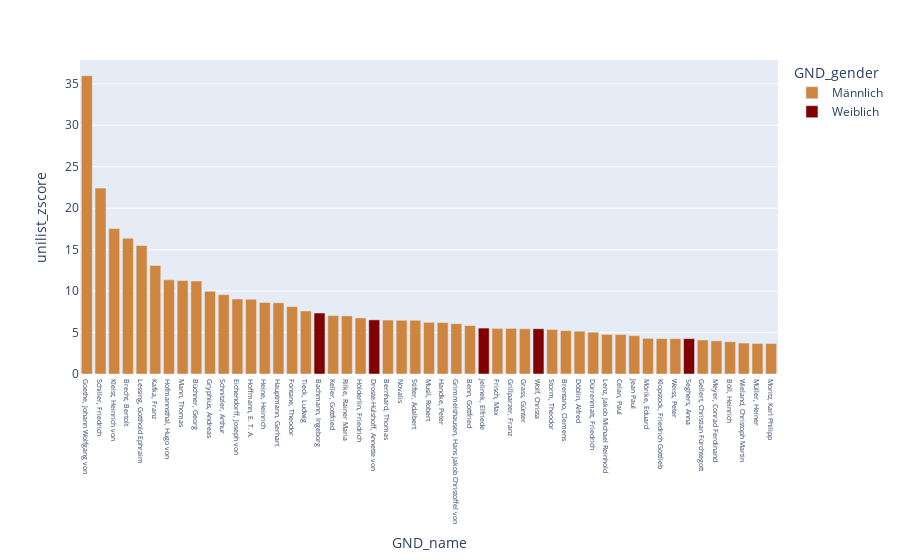
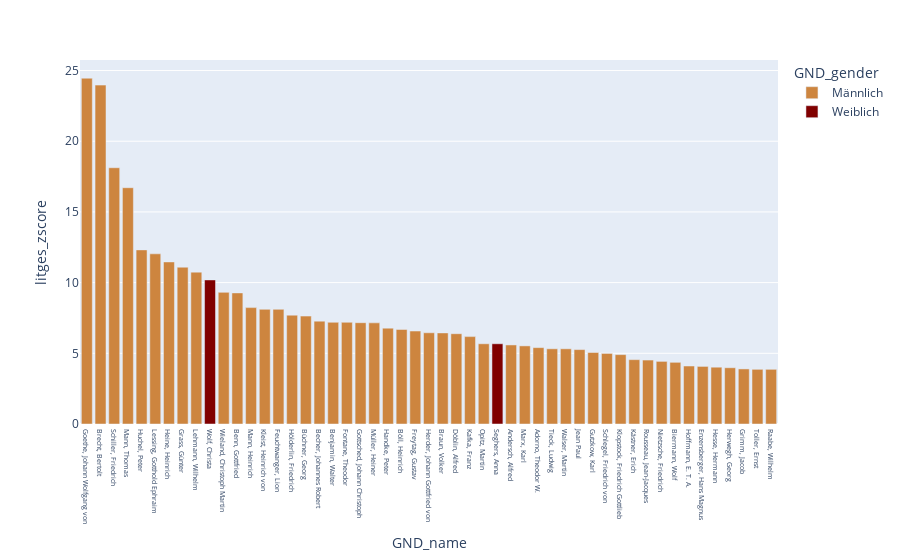
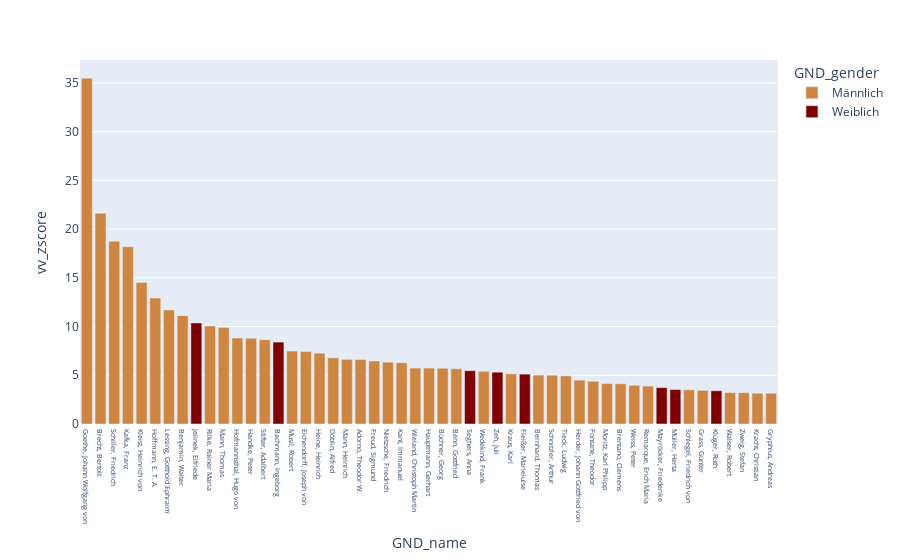
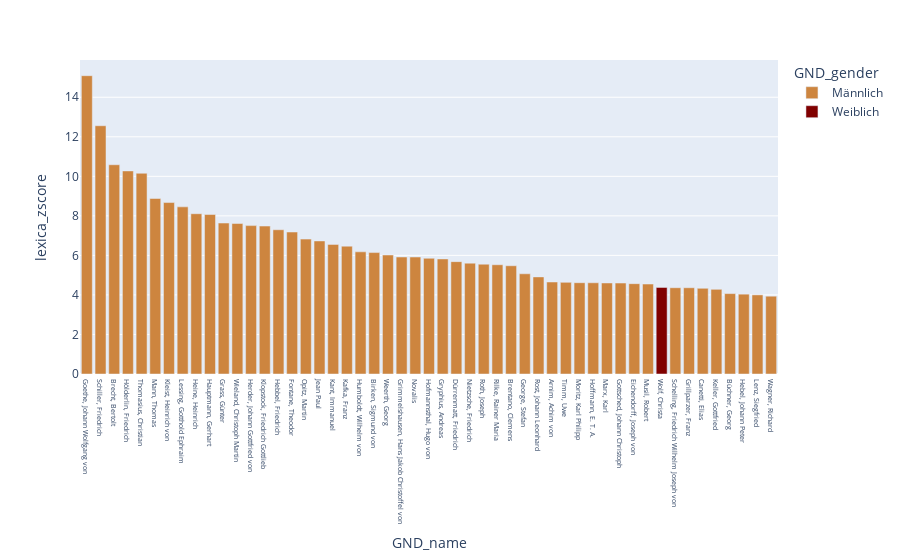

Write notebook code for charts like these, in order.
### Code cell
for primary_indicator in all_indicator_dict.keys():
    visualize_top(data, primary_indicator+'_zscore', n_top = 50)

### Figure 1 — Plotly figure (JSON) as saved in the notebook; plotly's stock layout.template omitted (floating-point values rounded to 4 significant figures)
{"data": [{"alignmentgroup": "True", "hovertemplate": "GND_gender=Männlich<br>GND_name=%{x}<br>unilist_zscore=%{y}<extra></extra>", "legendgroup": "Männlich", "marker": {"color": "peru", "pattern": {"shape": ""}}, "name": "Männlich", "offsetgroup": "Männlich", "orientation": "v", "showlegend": true, "textposition": "auto", "type": "bar", "x": ["Goethe, Johann Wolfgang von", "Schiller, Friedrich", "Kleist, Heinrich von", "Brecht, Bertolt", "Lessing, Gotthold Ephraim", "Kafka, Franz", "Hofmannsthal, Hugo von", "Mann, Thomas", "Büchner, Georg", "Gryphius, Andreas", "Schnitzler, Arthur", "Eichendorff, Joseph von", "Hoffmann, E. T. A.", "Heine, Heinrich", "Hauptmann, Gerhart", "Fontane, Theodor", "Tieck, Ludwig", "Keller, Gottfried", "Rilke, Rainer Maria", "Hölderlin, Friedrich", "Bernhard, Thomas", "Novalis", "Stifter, Adalbert", "Musil, Robert", "Handke, Peter", "Grimmelshausen, Hans Jakob Christoffel von", "Benn, Gottfried", "Frisch, Max", "Grillparzer, Franz", "Grass, Günter", "Storm, Theodor", "Brentano, Clemens", "Döblin, Alfred", "Dürrenmatt, Friedrich", "Lenz, Jakob Michael Reinhold", "Celan, Paul", "Jean Paul", "Mörike, Eduard", "Klopstock, Friedrich Gottlieb", "Weiss, Peter", "Gellert, Christian Fürchtegott", "Meyer, Conrad Ferdinand", "Böll, Heinrich", "Wieland, Christoph Martin", "Müller, Heiner", "Moritz, Karl Philipp"], "xaxis": "x", "y": [35.98, 22.42, 17.54, 16.37, 15.5, 13.09, 11.36, 11.26, 11.22, 9.983, 9.567, 9.049, 9.021, 8.622, 8.586, 8.128, 7.604, 7.041, 7.016, 6.768, 6.507, 6.481, 6.481, 6.234, 6.209, 6.063, 5.842, 5.503, 5.503, 5.457, 5.379, 5.23, 5.167, 5.041, 4.783, 4.762, 4.63, 4.295, 4.273, 4.265, 4.105, 3.996, 3.892, 3.731, 3.681, 3.672], "yaxis": "y"}, {"alignmentgroup": "True", "hovertemplate": "GND_gender=Weiblich<br>GND_name=%{x}<br>unilist_zscore=%{y}<extra></extra>", "legendgroup": "Weiblich", "marker": {"color": "maroon", "pattern": {"shape": ""}}, "name": "Weiblich", "offsetgroup": "Weiblich", "orientation": "v", "showlegend": true, "textposition": "auto", "type": "bar", "x": ["Bachmann, Ingeborg", "Droste-Hülshoff, Annette von", "Jelinek, Elfriede", "Wolf, Christa", "Seghers, Anna"], "xaxis": "x", "y": [7.355, 6.529, 5.54, 5.457, 4.263], "yaxis": "y"}], "layout": {"barmode": "relative", "legend": {"title": {"text": "GND_gender"}, "tracegroupgap": 0}, "margin": {"t": 60}, "xaxis": {"anchor": "y", "categoryorder": "total descending", "domain": [0, 1], "tickfont": {"size": 7}, "title": {"text": "GND_name"}}, "yaxis": {"anchor": "x", "domain": [0, 1], "title": {"text": "unilist_zscore"}}}}

### Figure 2 — Plotly figure (JSON) as saved in the notebook; plotly's stock layout.template omitted (floating-point values rounded to 4 significant figures)
{"data": [{"alignmentgroup": "True", "hovertemplate": "GND_gender=Männlich<br>GND_name=%{x}<br>litges_zscore=%{y}<extra></extra>", "legendgroup": "Männlich", "marker": {"color": "peru", "pattern": {"shape": ""}}, "name": "Männlich", "offsetgroup": "Männlich", "orientation": "v", "showlegend": true, "textposition": "auto", "type": "bar", "x": ["Goethe, Johann Wolfgang von", "Brecht, Bertolt", "Schiller, Friedrich", "Mann, Thomas", "Huchel, Peter", "Lessing, Gotthold Ephraim", "Heine, Heinrich", "Grass, Günter", "Lehmann, Wilhelm", "Wieland, Christoph Martin", "Benn, Gottfried", "Mann, Heinrich", "Kleist, Heinrich von", "Feuchtwanger, Lion", "Hölderlin, Friedrich", "Büchner, Georg", "Becher, Johannes Robert", "Benjamin, Walter", "Fontane, Theodor", "Gottsched, Johann Christoph", "Müller, Heiner", "Handke, Peter", "Böll, Heinrich", "Freytag, Gustav", "Herder, Johann Gottfried von", "Braun, Volker", "Döblin, Alfred", "Kafka, Franz", "Opitz, Martin", "Andersch, Alfred", "Marx, Karl", "Adorno, Theodor W.", "Tieck, Ludwig", "Walser, Martin", "Jean Paul", "Gutzkow, Karl", "Schlegel, Friedrich von", "Klopstock, Friedrich Gottlieb", "Kästner, Erich", "Rousseau, Jean-Jacques", "Nietzsche, Friedrich", "Biermann, Wolf", "Hoffmann, E. T. A.", "Enzensberger, Hans Magnus", "Hesse, Hermann", "Herwegh, Georg", "Grimm, Jacob", "Toller, Ernst", "Raabe, Wilhelm"], "xaxis": "x", "y": [24.46, 23.97, 18.12, 16.71, 12.31, 12.04, 11.46, 11.09, 10.74, 9.31, 9.272, 8.232, 8.11, 8.11, 7.698, 7.632, 7.276, 7.192, 7.192, 7.164, 7.154, 6.781, 6.686, 6.575, 6.453, 6.442, 6.386, 6.18, 5.674, 5.591, 5.524, 5.402, 5.319, 5.319, 5.263, 5.057, 4.99, 4.907, 4.551, 4.523, 4.429, 4.362, 4.101, 4.073, 4.017, 3.979, 3.895, 3.867, 3.867], "yaxis": "y"}, {"alignmentgroup": "True", "hovertemplate": "GND_gender=Weiblich<br>GND_name=%{x}<br>litges_zscore=%{y}<extra></extra>", "legendgroup": "Weiblich", "marker": {"color": "maroon", "pattern": {"shape": ""}}, "name": "Weiblich", "offsetgroup": "Weiblich", "orientation": "v", "showlegend": true, "textposition": "auto", "type": "bar", "x": ["Wolf, Christa", "Seghers, Anna"], "xaxis": "x", "y": [10.19, 5.674], "yaxis": "y"}], "layout": {"barmode": "relative", "legend": {"title": {"text": "GND_gender"}, "tracegroupgap": 0}, "margin": {"t": 60}, "xaxis": {"anchor": "y", "categoryorder": "total descending", "domain": [0, 1], "tickfont": {"size": 7}, "title": {"text": "GND_name"}}, "yaxis": {"anchor": "x", "domain": [0, 1], "title": {"text": "litges_zscore"}}}}

### Figure 3 — Plotly figure (JSON) as saved in the notebook; plotly's stock layout.template omitted (floating-point values rounded to 4 significant figures)
{"data": [{"alignmentgroup": "True", "hovertemplate": "GND_gender=Männlich<br>GND_name=%{x}<br>vv_zscore=%{y}<extra></extra>", "legendgroup": "Männlich", "marker": {"color": "peru", "pattern": {"shape": ""}}, "name": "Männlich", "offsetgroup": "Männlich", "orientation": "v", "showlegend": true, "textposition": "auto", "type": "bar", "x": ["Goethe, Johann Wolfgang von", "Brecht, Bertolt", "Schiller, Friedrich", "Kafka, Franz", "Kleist, Heinrich von", "Hoffmann, E. T. A.", "Lessing, Gotthold Ephraim", "Benjamin, Walter", "Rilke, Rainer Maria", "Mann, Thomas", "Hofmannsthal, Hugo von", "Handke, Peter", "Stifter, Adalbert", "Musil, Robert", "Eichendorff, Joseph von", "Heine, Heinrich", "Döblin, Alfred", "Mann, Heinrich", "Adorno, Theodor W.", "Freud, Sigmund", "Nietzsche, Friedrich", "Kant, Immanuel", "Wieland, Christoph Martin", "Hauptmann, Gerhart", "Büchner, Georg", "Benn, Gottfried", "Wedekind, Frank", "Kraus, Karl", "Bernhard, Thomas", "Schnitzler, Arthur", "Tieck, Ludwig", "Herder, Johann Gottfried von", "Fontane, Theodor", "Moritz, Karl Philipp", "Brentano, Clemens", "Weiss, Peter", "Remarque, Erich Maria", "Schlegel, Friedrich von", "Grass, Günter", "Walser, Robert", "Zweig, Stefan", "Kracht, Christian", "Gryphius, Andreas"], "xaxis": "x", "y": [35.49, 21.63, 18.75, 18.2, 14.52, 12.93, 11.7, 11.12, 10.06, 9.893, 8.821, 8.79, 8.651, 7.487, 7.44, 7.264, 6.789, 6.635, 6.613, 6.467, 6.344, 6.282, 5.738, 5.738, 5.723, 5.67, 5.408, 5.148, 5.019, 5.003, 4.942, 4.497, 4.382, 4.145, 4.129, 3.968, 3.891, 3.508, 3.456, 3.218, 3.218, 3.156, 3.156], "yaxis": "y"}, {"alignmentgroup": "True", "hovertemplate": "GND_gender=Weiblich<br>GND_name=%{x}<br>vv_zscore=%{y}<extra></extra>", "legendgroup": "Weiblich", "marker": {"color": "maroon", "pattern": {"shape": ""}}, "name": "Weiblich", "offsetgroup": "Weiblich", "orientation": "v", "showlegend": true, "textposition": "auto", "type": "bar", "x": ["Jelinek, Elfriede", "Bachmann, Ingeborg", "Seghers, Anna", "Zeh, Juli", "Fleißer, Marieluise", "Mayröcker, Friederike", "Müller, Herta", "Klüger, Ruth"], "xaxis": "x", "y": [10.37, 8.407, 5.47, 5.318, 5.118, 3.731, 3.539, 3.409], "yaxis": "y"}], "layout": {"barmode": "relative", "legend": {"title": {"text": "GND_gender"}, "tracegroupgap": 0}, "margin": {"t": 60}, "xaxis": {"anchor": "y", "categoryorder": "total descending", "domain": [0, 1], "tickfont": {"size": 7}, "title": {"text": "GND_name"}}, "yaxis": {"anchor": "x", "domain": [0, 1], "title": {"text": "vv_zscore"}}}}

### Figure 4 — Plotly figure (JSON) as saved in the notebook; plotly's stock layout.template omitted (floating-point values rounded to 4 significant figures)
{"data": [{"alignmentgroup": "True", "hovertemplate": "GND_gender=Männlich<br>GND_name=%{x}<br>lexica_zscore=%{y}<extra></extra>", "legendgroup": "Männlich", "marker": {"color": "peru", "pattern": {"shape": ""}}, "name": "Männlich", "offsetgroup": "Männlich", "orientation": "v", "showlegend": true, "textposition": "auto", "type": "bar", "x": ["Goethe, Johann Wolfgang von", "Schiller, Friedrich", "Brecht, Bertolt", "Hölderlin, Friedrich", "Thomasius, Christian", "Mann, Thomas", "Kleist, Heinrich von", "Lessing, Gotthold Ephraim", "Heine, Heinrich", "Hauptmann, Gerhart", "Grass, Günter", "Wieland, Christoph Martin", "Herder, Johann Gottfried von", "Klopstock, Friedrich Gottlieb", "Hebbel, Friedrich", "Fontane, Theodor", "Opitz, Martin", "Jean Paul", "Kant, Immanuel", "Kafka, Franz", "Humboldt, Wilhelm von", "Birken, Sigmund von", "Weerth, Georg", "Grimmelshausen, Hans Jakob Christoffel von", "Novalis", "Hofmannsthal, Hugo von", "Gryphius, Andreas", "Dürrenmatt, Friedrich", "Nietzsche, Friedrich", "Roth, Joseph", "Rilke, Rainer Maria", "Brentano, Clemens", "George, Stefan", "Rost, Johann Leonhard", "Arnim, Achim von", "Timm, Uwe", "Moritz, Karl Philipp", "Hoffmann, E. T. A.", "Marx, Karl", "Gottsched, Johann Christoph", "Eichendorff, Joseph von", "Musil, Robert", "Schelling, Friedrich Wilhelm Joseph von", "Grillparzer, Franz", "Canetti, Elias", "Keller, Gottfried", "Büchner, Georg", "Hebel, Johann Peter", "Lenz, Siegfried", "Wagner, Richard"], "xaxis": "x", "y": [15.09, 12.56, 10.59, 10.27, 10.15, 8.879, 8.673, 8.456, 8.109, 8.068, 7.637, 7.612, 7.506, 7.485, 7.298, 7.183, 6.825, 6.731, 6.557, 6.467, 6.181, 6.143, 6.02, 5.919, 5.918, 5.854, 5.821, 5.684, 5.608, 5.555, 5.527, 5.476, 5.069, 4.912, 4.654, 4.635, 4.618, 4.615, 4.606, 4.601, 4.57, 4.551, 4.365, 4.363, 4.333, 4.285, 4.067, 4.039, 4.002, 3.937], "yaxis": "y"}, {"alignmentgroup": "True", "hovertemplate": "GND_gender=Weiblich<br>GND_name=%{x}<br>lexica_zscore=%{y}<extra></extra>", "legendgroup": "Weiblich", "marker": {"color": "maroon", "pattern": {"shape": ""}}, "name": "Weiblich", "offsetgroup": "Weiblich", "orientation": "v", "showlegend": true, "textposition": "auto", "type": "bar", "x": ["Wolf, Christa"], "xaxis": "x", "y": [4.38], "yaxis": "y"}], "layout": {"barmode": "relative", "legend": {"title": {"text": "GND_gender"}, "tracegroupgap": 0}, "margin": {"t": 60}, "xaxis": {"anchor": "y", "categoryorder": "total descending", "domain": [0, 1], "tickfont": {"size": 7}, "title": {"text": "GND_name"}}, "yaxis": {"anchor": "x", "domain": [0, 1], "title": {"text": "lexica_zscore"}}}}
